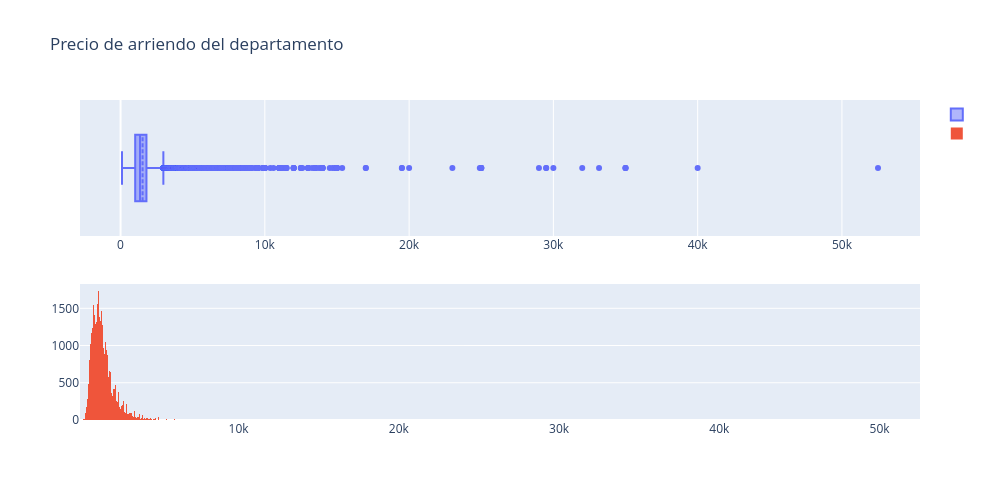

This figure's notebook cell:
### Code cell
fig = make_subplots(rows=2, cols=1)

tr1=go.Box(x=df['price'],name='',boxmean=True) 
tr2=go.Histogram(x=df['price'],name='') 

fig.add_trace(tr1,row=1,col=1)
fig.add_trace(tr2,row=2,col=1)

fig.update_layout(height=500, width=1000, title_text="Precio de arriendo del departamento")
fig.show()

### Figure 1 — Plotly figure (JSON) as saved in the notebook; plotly's stock layout.template omitted (floating-point values rounded to 4 significant figures; data arrays with more than 128 entries replaced by an {"elided": "..."} marker saying what was removed)
{"data": [{"boxmean": true, "name": "", "type": "box", "x": {"elided": "99408 float values"}, "xaxis": "x", "yaxis": "y"}, {"name": "", "type": "histogram", "x": {"elided": "99408 float values"}, "xaxis": "x2", "yaxis": "y2"}], "layout": {"height": 500, "title": {"text": "Precio de arriendo del departamento"}, "width": 1000, "xaxis": {"anchor": "y", "domain": [0, 1]}, "xaxis2": {"anchor": "y2", "domain": [0, 1]}, "yaxis": {"anchor": "x", "domain": [0.575, 1]}, "yaxis2": {"anchor": "x2", "domain": [0, 0.425]}}}
